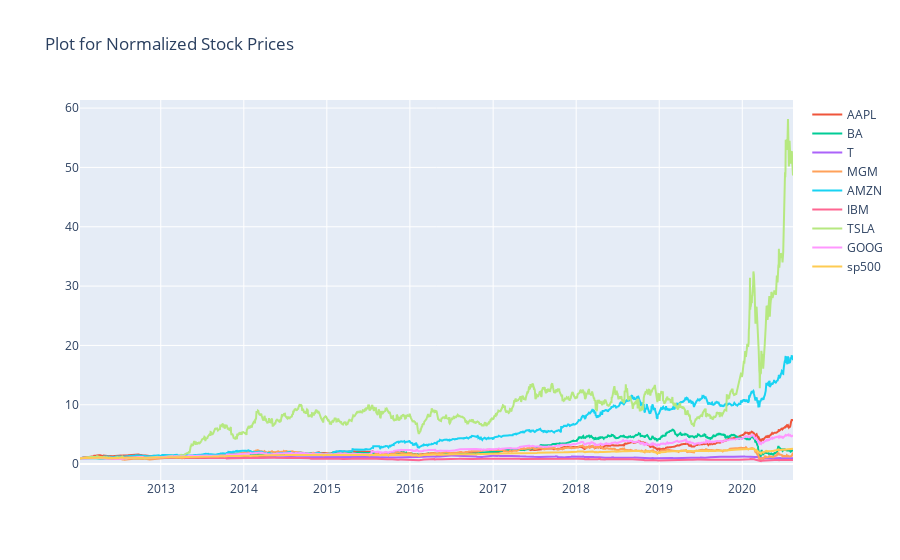

Source (notebook cell):
### Code cell
interactive_plot(normalize(stock_df), "Plot for Normalized Stock Prices")

### Figure 1 — Plotly figure (JSON) as saved in the notebook; plotly's stock layout.template omitted (floating-point values rounded to 4 significant figures; data arrays with more than 128 entries replaced by an {"elided": "..."} marker saying what was removed)
{"data": [{"hovertemplate": "<extra></extra>", "legendgroup": "", "line": {"color": "#636efa", "dash": "solid"}, "marker": {"symbol": "circle"}, "mode": "lines", "name": "", "orientation": "v", "showlegend": false, "type": "scatter", "xaxis": "x", "yaxis": "y"}, {"name": "AAPL", "type": "scatter", "x": {"elided": "2159 str values"}, "y": {"elided": "2159 float values"}}, {"name": "BA", "type": "scatter", "x": {"elided": "2159 str values"}, "y": {"elided": "2159 float values"}}, {"name": "T", "type": "scatter", "x": {"elided": "2159 str values"}, "y": {"elided": "2159 float values"}}, {"name": "MGM", "type": "scatter", "x": {"elided": "2159 str values"}, "y": {"elided": "2159 float values"}}, {"name": "AMZN", "type": "scatter", "x": {"elided": "2159 str values"}, "y": {"elided": "2159 float values"}}, {"name": "IBM", "type": "scatter", "x": {"elided": "2159 str values"}, "y": {"elided": "2159 float values"}}, {"name": "TSLA", "type": "scatter", "x": {"elided": "2159 str values"}, "y": {"elided": "2159 float values"}}, {"name": "GOOG", "type": "scatter", "x": {"elided": "2159 str values"}, "y": {"elided": "2159 float values"}}, {"name": "sp500", "type": "scatter", "x": {"elided": "2159 str values"}, "y": {"elided": "2159 float values"}}], "layout": {"autosize": true, "legend": {"tracegroupgap": 0}, "title": {"text": "Plot for Normalized Stock Prices"}, "xaxis": {"anchor": "y", "autorange": true, "domain": [0, 1], "range": ["2012-01-12", "2020-08-11"], "type": "date"}, "yaxis": {"anchor": "x", "autorange": true, "domain": [0, 1], "range": [-2.677, 61.36], "type": "linear"}}}
